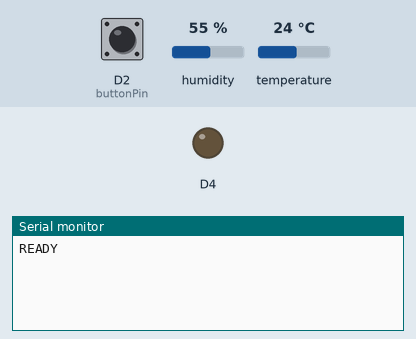
Recording of a sketch running on a simulated ESP8266 (NodeMCU). Shown: output pins drawn as LEDs (lit = HIGH), the last lines printed to the serial monitor. The test bench sets the inputs (shaded band); at power-on: D2 (buttonPin) LOW, humidity 55 %, temperature 24 °C. WiFi joins after 1.5 s; servers stay silent unless stated; uploads are accepted with an empty reply.

Above: at 2.3 s.
2.4 s: D2 (buttonPin) pulled HIGH for 0.15 s
At 2.58 s:
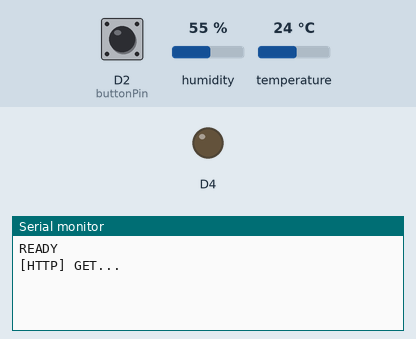
At 4.0 s:
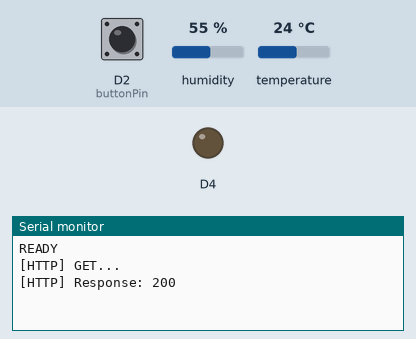

The sketch:

client-duino.ino
```cpp
// Wifi stuff
#include <Arduino.h>
#include <ESP8266WiFi.h>
#include <ESP8266WiFiMulti.h>
#include <ESP8266HTTPClient.h>
#include <WiFiClient.h>
ESP8266WiFiMulti WiFiMulti;

// Humidity sensor
#include "DHT.h"
#define DHTPIN D8
#define DHTTYPE DHT11 // DHT 11
DHT dht(DHTPIN, DHTTYPE);

const int buttonPin = D2;

int buttonState = 0;
bool trigger = false;
int oldStatus = 0;

void setup()
{
    pinMode(LED_BUILTIN, OUTPUT); // Initialize the LED_BUILTIN pin as an output

    Serial.begin(9600);
    pinMode(buttonPin, INPUT);

    dht.begin();

    WiFi.mode(WIFI_STA);
    WiFiMulti.addAP("SSID", "Password");

    Serial.println("READY");
}

void loop()
{
    // wait for WiFi connection
    if ((WiFiMulti.run() == WL_CONNECTED))
    {
        buttonState = digitalRead(buttonPin);
        if (buttonState == HIGH && oldStatus == LOW)
        {
            // Send the HTTP Request
            sendRequest();
        }
        oldStatus = buttonState;
    } else {
        Serial.println("Waiting for the WiFi to connect...");
    }
}

String getTemperature()
{
    float h = dht.readHumidity();
    float t = dht.readTemperature();
    return "?hum=" + String(h) + "&temp=" + String(t);
}

void sendRequest()
{
    WiFiClient client;
    HTTPClient http;

    // Read the temperature and humidity from the DHT11 sensor
    String temp = getTemperature();
    String url = "http://192.168.1.96:81/api/temperature" + temp;

    if (http.begin(client, url))
    {
        Serial.print("[HTTP] GET...\n");
        // start connection and send HTTP header
        int httpCode = http.GET();
        // httpCode will be negative on error
        if (httpCode > 0)
        {
            // HTTP header has been send and Server response header has been handled
            Serial.printf("[HTTP] Response: %d\n", httpCode);
            // file found at server
            if (httpCode == HTTP_CODE_OK || httpCode == HTTP_CODE_MOVED_PERMANENTLY)
            {
                String payload = http.getString();
                Serial.println(payload);
            }
        }
        else
        {
            Serial.printf("[HTTP] GET... failed, error: %s\n", http.errorToString(httpCode).c_str());
        }
        http.end();
    }
    else
    {
        Serial.printf("[HTTP} Unable to connect\n");
    }
}
```

Measured:
- after the input at 2.4 s, the serial monitor: prints a new line at once (image 1)
